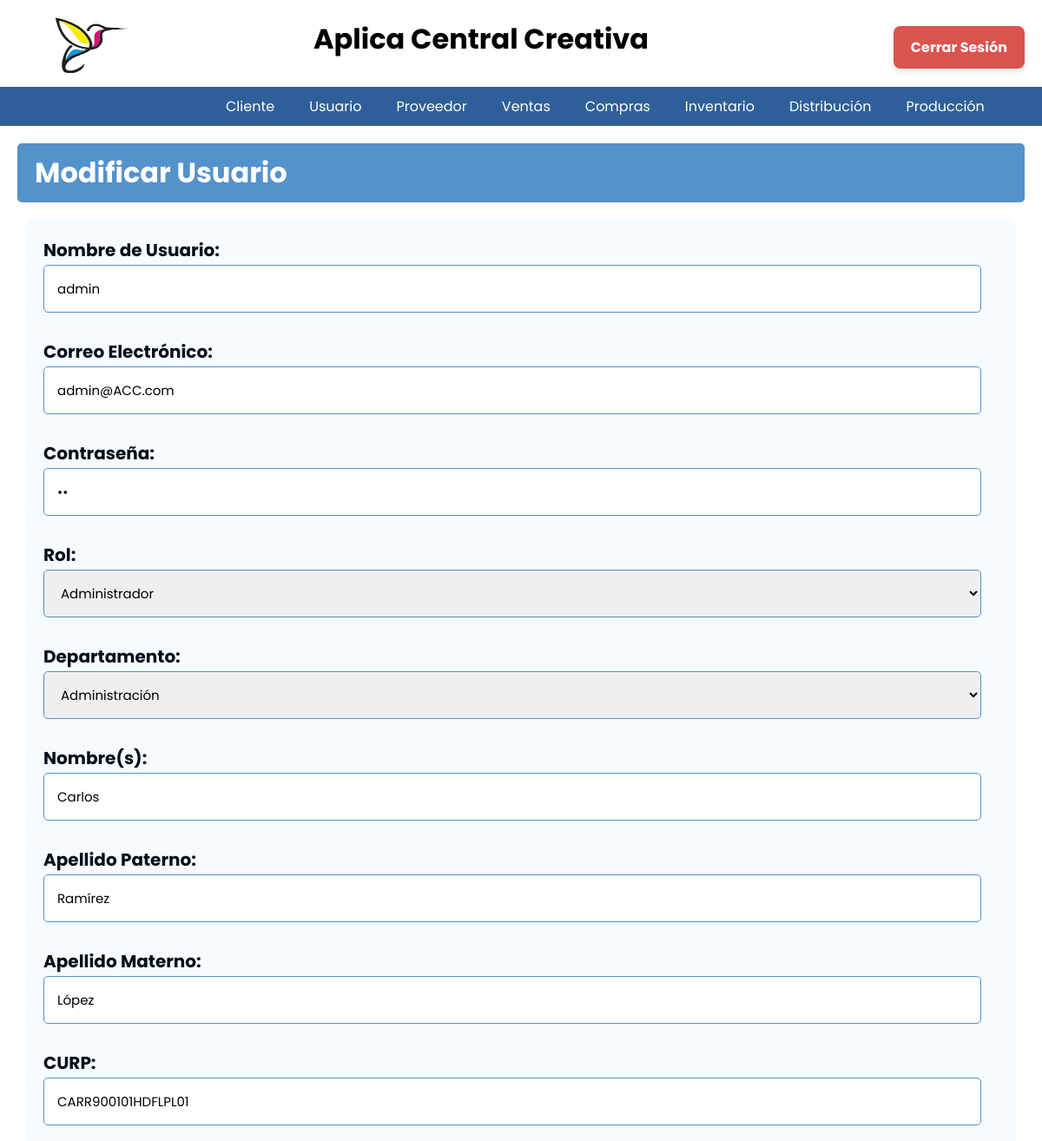
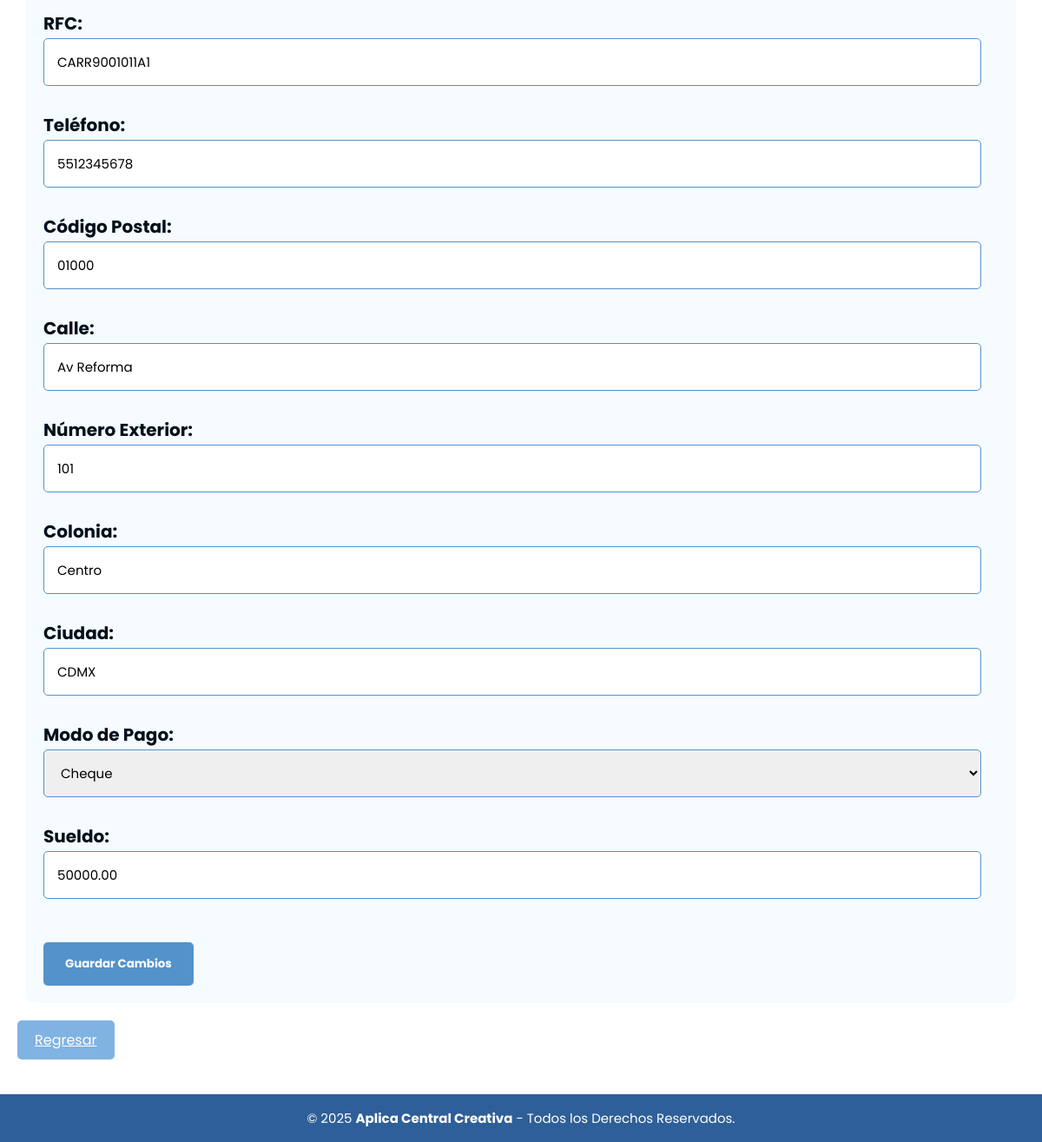
/Usuarios/Editar/Modificar.php?id_usuario=1 (signed in), run on the app's committed database (2 pictures, top to bottom).
### tables this page shows
CREATE TABLE persona (
id_persona INT NOT NULL PRIMARY KEY AUTO_INCREMENT,
id_usuario INT NOT NULL,
nom_persona VARCHAR(50) NOT NULL,
apellido_paterno VARCHAR(20) NOT NULL,
apellido_materno VARCHAR(20) NOT NULL,
curp VARCHAR(18) NOT NULL,
rfc  VARCHAR(13) NOT NULL,
codigo_postal VARCHAR(5),
calle VARCHAR(20),
num_ext TINYINT,
colonia VARCHAR(50),
ciudad VARCHAR(20),
telefono VARCHAR(10) NOT NULL,
sueldo NUMERIC(10,2),
modo_Pago ENUM('Efectivo','Tarjeta','Cheque'),
CONSTRAINT fk_usuario FOREIGN KEY (id_usuario) REFERENCES Usuario(id_usuario)
);

CREATE TABLE usuario (
id_usuario INT NOT NULL PRIMARY KEY AUTO_INCREMENT,
nombre_usuario VARCHAR(50) NOT NULL,
correo TEXT NOT NULL,
contraseña VARCHAR(25) NOT NULL,
id_rol INT NOT NULL, 
id_departamento INT NOT NULL,
fecha_ingreso datetime,
CONSTRAINT fk_usuario_roles FOREIGN KEY (id_rol) REFERENCES Roles(id_rol),
CONSTRAINT fk_usuario_depar FOREIGN KEY (id_departamento) REFERENCES departamento(id_departamento)
);

CREATE TABLE roles (
id_rol INT NOT NULL PRIMARY KEY AUTO_INCREMENT,
roles VARCHAR(20) NOT NULL
);

CREATE TABLE departamento(
id_departamento INT NOT NULL PRIMARY KEY AUTO_INCREMENT,
nombre_departamento VARCHAR(50) NOT NULL
);

### Usuarios/Editar/Modificar.php (the view, shortened to what this page needs)
<?php
include('../../BD/ConexionBD.php');
include('../../Nav/header2.php');
$id_usuario = $_GET['id_usuario'];
$query = "SELECT u.*, p.*
          FROM usuario u
          JOIN persona p ON u.id_usuario = p.id_usuario
          WHERE u.id_usuario = ?";
$stmt = $conn->prepare($query);
$stmt->bind_param("i", $id_usuario);
$stmt->execute();
$result = $stmt->get_result();
$datos = $result->fetch_assoc();
$roles = $conn->query("SELECT id_rol, roles FROM roles");
$departamentos = $conn->query("SELECT id_departamento, nombre_departamento FROM departamento");
$modos_pago = ['Efectivo', 'Tarjeta', 'Cheque'];
?>
<body>
<h1 class="titulo">Modificar Usuario</h1>
<form class="form_reg_usuario" action="Editar_U.php" method="POST">
    <label>Nombre de Usuario:</label>
    <input type="text" name="nombre_usuario" value="<?= $datos['nombre_usuario'] ?>" required><br><br>
    <label>Correo Electrónico:</label>
    <input type="email" name="correo" value="<?= $datos['correo'] ?>" required><br><br>
    <label>Contraseña:</label>
    <input type="password" name="contraseña" value="<?= $datos['contraseña'] ?>" required><br><br>
    <label>Rol:</label>
    <select name="id_rol" required>
        <?php while ($rol = $roles->fetch_assoc()): ?>
            <option value="<?= $rol['id_rol'] ?>" <?= ($rol['id_rol'] == $datos['id_rol']) ? 'selected' : '' ?>>
                <?= $rol['roles'] ?>
            </option>
        <?php endwhile; ?>
    </select><br><br>
    <label>Departamento:</label>
    <select name="id_departamento" required>
        <?php while ($dep = $departamentos->fetch_assoc()): ?>
            <option value="<?= $dep['id_departamento'] ?>" <?= ($dep['id_departamento'] == $datos['id_departamento']) ? 'selected' : '' ?>>
                <?= $dep['nombre_departamento'] ?>
            </option>
        <?php endwhile; ?>
    </select><br><br>
    <label>Nombre(s):</label>
    <input type="text" name="nom_persona" value="<?= $datos['nom_persona'] ?>" required><br><br>
    <label>Apellido Paterno:</label>
    <input type="text" name="apellido_paterno" value="<?= $datos['apellido_paterno'] ?>" required><br><br>
    <label>Apellido Materno:</label>
    <input type="text" name="apellido_materno" value="<?= $datos['apellido_materno'] ?>" required><br><br>
    <label>CURP:</label>
    <input type="text" name="curp" value="<?= $datos['curp'] ?>" required><br><br>
    <label>RFC:</label>
    <input type="text" name="rfc" value="<?= $datos['rfc'] ?>" required><br><br>
    <label>Teléfono:</label>
    <input type="text" name="telefono" value="<?= $datos['telefono'] ?>" required><br><br>
    <label>Código Postal:</label>
    <input type="text" name="codigo_postal" value="<?= $datos['codigo_postal'] ?>" required><br><br>
    <label>Calle:</label>
    <input type="text" name="calle" value="<?= $datos['calle'] ?>" required><br><br>
    <label>Número Exterior:</label>
    <input type="number" name="num_ext" value="<?= $datos['num_ext'] ?>" required><br><br>
    <label>Colonia:</label>
    <input type="text" name="colonia" value="<?= $datos['colonia'] ?>" required><br><br>
    <label>Ciudad:</label>
    <input type="text" name="ciudad" value="<?= $datos['ciudad'] ?>" required><br><br>
    <label>Modo de Pago:</label>
    <select name="modo_pago" required>
        <?php foreach ($modos_pago as $modo): ?>
            <option value="<?= $modo ?>" <?= ($modo == $datos['modo_Pago']) ? 'selected' : '' ?>><?= $modo ?></option>
        <?php endforeach; ?>
    </select><br><br>
    <label>Sueldo:</label>
    <input type="number" step="0.01" name="sueldo" value="<?= $datos['sueldo'] ?>" required><br><br>
    <input type="submit" value="Guardar Cambios">
</form>
<a href="../Usuario.php" class="regresar">Regresar</a>
</body>
<?php include('../../Nav/footer.php'); ?>
</html>

### CSS/menu.css (style rules this page uses)
* { padding: 0px; margin: 0px; }

### CSS/tablas_boton.css (style rules this page uses)
.titulo { background-color: #5492cc; color: white; padding: 10px 20px; border: none; border-radius: 5px; cursor: pointer; font-family: 'Poppins', sans-serif; margin-left: 20px; margin-top: 20px; margin-right: 20px; }
a { text-decoration: underline; color: rgb(0, 0, 0); }
.regresar { background-color: #80b3e2; color: white; padding: 10px 20px; border: none; border-radius: 5px; cursor: pointer; font-family: 'Poppins', sans-serif; margin-top: 20px; margin-bottom: 10px; display: inline-block; margin-left: 20px; }

### CSS/formularios.css (style rules this page uses)
.titulo { background-color: #5492cc; color: white; padding: 10px 20px; border: none; border-radius: 5px; cursor: pointer; font-family: 'Poppins', sans-serif; margin-left: 20px; margin-top: 20px; margin-bottom: 20px; margin-right: 20px; }
.regresar { background-color: #80b3e2; color: white; padding: 10px 20px; border: none; border-radius: 5px; cursor: pointer; font-family: 'Poppins', sans-serif; margin-top: 20px; margin-bottom: 10px; display: inline-block; margin-left: 20px; }
* { font-family: 'Poppins', sans-serif; margin: 0; padding: 0; box-sizing: border-box; }
.form_reg_usuario { max-width: 100%; margin: 20px auto; padding: 20px; background-color: #f6fbff; border-radius: 10px; box-shadow: 0 0 10px rgba(70, 196, 255, 0); font-family: 'Poppins', sans-serif; max-width: 95%; margin-top: 20px; margin-bottom: 20px; margin: 0 auto; padding: 20px; }
.form_reg_usuario input[type="text"], .form_reg_usuario input[type="number"], .form_reg_usuario input[type="password"], .form_reg_usuario input[type="date"], .form_reg_usuario input[type="email"], .form_reg_usuario textarea, .form_reg_usuario select { width: calc(100% - 20px); padding: 15px; margin-bottom: 5px; border: 1px solid #5492cc; border-radius: 5px; box-sizing: border-box; font-family: 'Poppins', sans-serif; font-size: 15px; }
.form_reg_usuario input[type="submit"] { background-color: #5492cc; color: white; padding: 15px 25px; border: none; border-radius: 5px; cursor: pointer; font-family: 'Poppins', sans-serif; margin-top: 20px; font-weight: bold; }
.form_reg_usuario label { display: block; margin-bottom: 2px; font-weight: bold; color: #030f1a; font-family: 'Poppins', sans-serif; font-size: 20px; }

### CSS/departamentos.css (style rules this page uses)
a { text-decoration: underline; color: purple; }

### CSS/cabecera2.css (style rules this page uses)
* { padding: 0px; margin: 0px; }
h1, h2 { color: #000000; }

### CSS/eliminar.css (style rules this page uses)
.titulo { background-color: #5492cc; color: white; padding: 10px 20px; border: none; border-radius: 5px; cursor: pointer; font-family: 'Poppins', sans-serif; margin-left: 20px; margin-top: 20px; margin-right: 20px; }
.regresar { background-color: #80b3e2; color: white; padding: 10px 20px; border: none; border-radius: 5px; cursor: pointer; font-family: 'Poppins', sans-serif; margin-top: 20px; margin-bottom: 10px; display: inline-block; margin-left: 20px; }
h1, h2 { color: #000000; }

### data on the page
persona: nombre_usuario "admin", correo "admin@ACC.com", nom_persona "Carlos", apellido_paterno "Ramírez", apellido_materno "López", curp "CARR900101HDFLPL01", rfc "CARR9001011A1", telefono "5512345678", codigo_postal "01000", calle "Av Reforma", num_ext "101", colonia "Centro", ciudad "CDMX", modo_pago "Cheque", sueldo "50000.00"
usuario: id_rol "Administrador", id_departamento "Administración"

### other printed values
$nombre "Cliente"
$nombre "Usuario"
$nombre "Proveedor"
$nombre "Ventas"
$nombre "Compras"
$nombre "Inventario"
$nombre "Distribución"
$nombre "Producción"
